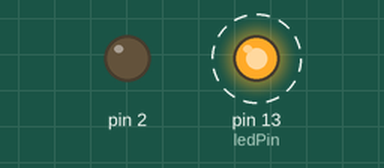
This sketch was run on a simulated Arduino Uno, built with avr-gcc and run on an emulated ATmega328P. Shown: output pins drawn as LEDs (lit = HIGH). Dashed ring = blinking.

Above: at 0.06 s.
Timing chart, 0 to 3.0 s (numbered marks = the images above):
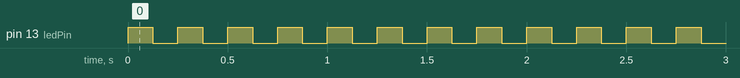

Measured:
- by itself, pin 13 (ledPin): alternates HIGH for 0.13 s and LOW for 0.13 s

The sketch:

towertest3.ino
```cpp
// (licence header left out)
const int ledPin = 13;                 // pin to trip to show that we're doing something
const int pcount = 3;
const int duration = 125;                    // how long between pin activations
const int pins[pcount] = {
  9, 10, 11
};

int cpin = 0;

void setup() {
  Serial.begin(9600);

  pinMode(ledPin, OUTPUT);
  for (int i = 0; i < pcount; i++) {
    pinMode(i,  OUTPUT);
    digitalWrite(i, LOW);
  }
}


void loop()
{
  digitalWrite(pins[cpin],  HIGH);
  digitalWrite(ledPin, HIGH);
  delay(duration);

  digitalWrite(pins[cpin],  LOW);
  digitalWrite(ledPin, LOW);
  delay(duration);

  cpin += 1;

  if (cpin == pcount) {
    cpin = 0;
  }
}
```
